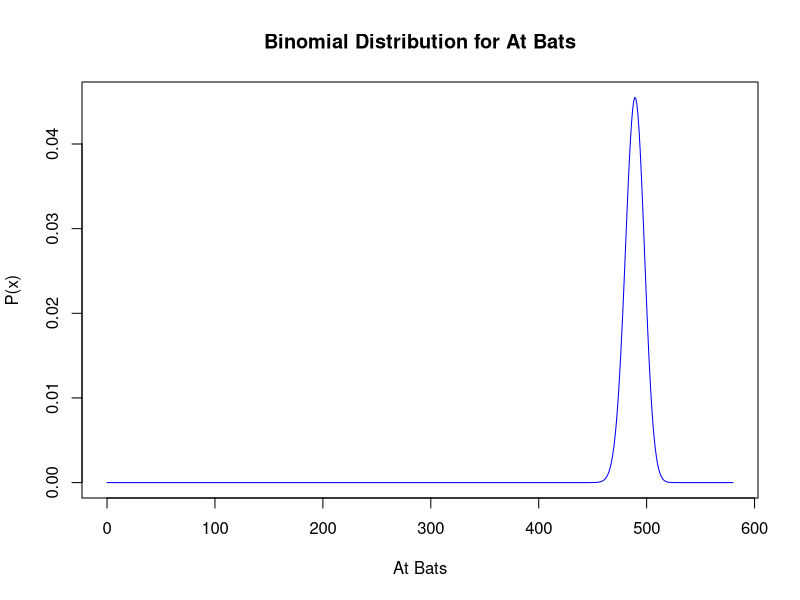

This figure's R source:
#Proyeccion de AB's
# Create a sample of 580 numbers which are incremented by 1.
# 580 es el n de AB's
x <- seq(0,580,by = 1)

# Create the binomial distribution.
# 580 At Plate Apps de Yelich es n
# Probabilidad qe un PA sea un AB
y <- dbinom(x,580,0.843)

# Give the chart file a name.
png(file = "AtBats.png")

# Plot the graph for this sample.
plot(x,y,col = "blue",  type = "l", xlab = "At Bats", ylab = "P(x)", main = "Binomial Distribution for At Bats")

# Save the file.
dev.off()

